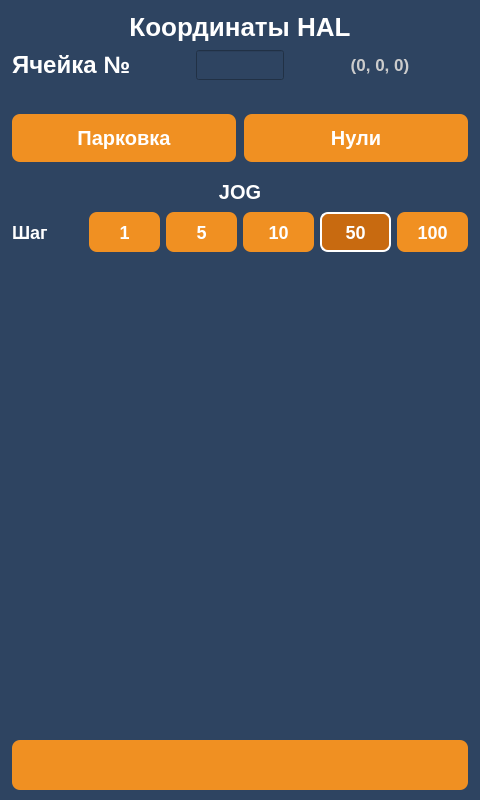
<?xml version="1.0" encoding="UTF-8"?>
<ui version="4.0">
 <class>screen_38_hal_coords</class>
 <widget class="QWidget" name="screen_38_hal_coords">
  <property name="geometry">
   <rect>
    <x>0</x>
    <y>0</y>
    <width>480</width>
    <height>800</height>
   </rect>
  </property>
  <property name="windowTitle">
   <string>screen_38_hal_coords</string>
  </property>
  <property name="styleSheet">
   <string notr="true">QWidget{
	background-color: #2e4461;
}
QLabel {
	background: none;
	color: #FFFFFF;
	border-width: 0px;
	border-radius: 0px;
	font-family: &quot;Roboto&quot;, Sans-serif;
}
QPushButton {
	color: #FFFFFF;
	background-color: #f09022;
	border-width: 0px;
	border-radius: 8px;
	font-weight: 600;
	font-family: &quot;Roboto&quot;, Sans-serif;
}</string>
  </property>
  <layout class="QVBoxLayout" name="verticalLayout">
   <property name="leftMargin">
    <number>12</number>
   </property>
   <property name="topMargin">
    <number>12</number>
   </property>
   <property name="rightMargin">
    <number>12</number>
   </property>
   <property name="bottomMargin">
    <number>10</number>
   </property>
   <property name="spacing">
    <number>8</number>
   </property>
   <item>
    <widget class="QLabel" name="lbl_title">
     <property name="text">
      <string>Координаты HAL</string>
     </property>
     <property name="alignment">
      <set>Qt::AlignCenter</set>
     </property>
     <property name="styleSheet">
      <string notr="true">font-size: 26px; font-weight: 700;</string>
     </property>
    </widget>
   </item>
   <item>
    <layout class="QHBoxLayout" name="layout_cell_row">
     <item>
      <widget class="QLabel" name="lbl_cell">
       <property name="text">
        <string>Ячейка №</string>
       </property>
       <property name="styleSheet">
        <string notr="true">font-size: 24px; font-weight: 600;</string>
       </property>
      </widget>
     </item>
     <item>
      <widget class="QLineEdit" name="edit_cell_number">
       <property name="minimumSize">
        <size>
         <width>72</width>
         <height>30</height>
        </size>
       </property>
       <property name="maximumSize">
        <size>
         <width>88</width>
         <height>30</height>
        </size>
       </property>
       <property name="font">
        <font>
         <pointsize>18</pointsize>
        </font>
       </property>
       <property name="alignment">
        <set>Qt::AlignCenter</set>
       </property>
      </widget>
     </item>
     <item>
      <widget class="QLabel" name="lbl_cell_mot_coords">
       <property name="text">
        <string>(0, 0, 0)</string>
       </property>
       <property name="alignment">
        <set>Qt::AlignCenter</set>
       </property>
       <property name="styleSheet">
        <string notr="true">color: #CCCCCC; font-size: 17px; font-weight: 600;</string>
       </property>
      </widget>
     </item>
    </layout>
   </item>
   <item>
    <widget class="QLabel" name="lbl_input_error">
     <property name="text">
      <string/>
     </property>
     <property name="wordWrap">
      <bool>true</bool>
     </property>
     <property name="styleSheet">
      <string notr="true">color: #ffb4b4; font-size: 16px; font-weight: 600;</string>
     </property>
    </widget>
   </item>
   <item>
    <layout class="QHBoxLayout" name="layout_park_row">
     <property name="spacing">
      <number>8</number>
     </property>
     <item>
      <widget class="QPushButton" name="btn_hal_park">
       <property name="text">
        <string>Парковка</string>
       </property>
       <property name="styleSheet">
        <string notr="true">QPushButton { color: #FFFFFF; background-color: #f09022;border-radius: 8px; font-size: 20px; font-weight: 600; min-height: 48px; }</string>
       </property>
      </widget>
     </item>
     <item>
      <widget class="QPushButton" name="btn_hal_zero">
       <property name="text">
        <string>Нули</string>
       </property>
       <property name="styleSheet">
        <string notr="true">QPushButton { color: #FFFFFF; background-color: #f09022;border-radius: 8px; font-size: 20px; font-weight: 600; min-height: 48px; }</string>
       </property>
      </widget>
     </item>
    </layout>
   </item>
   <item>
    <spacer name="spacer_above_jog">
     <property name="orientation">
      <enum>Qt::Vertical</enum>
     </property>
     <property name="sizeType">
      <enum>QSizePolicy::Fixed</enum>
     </property>
     <property name="sizeHint" stdset="0">
      <size>
       <width>20</width>
       <height>10</height>
      </size>
     </property>
    </spacer>
   </item>
   <item>
    <widget class="QLabel" name="lbl_jog_title">
     <property name="text">
      <string>JOG</string>
     </property>
     <property name="alignment">
      <set>Qt::AlignCenter</set>
     </property>
     <property name="styleSheet">
      <string notr="true">font-size: 20px; font-weight: 600;</string>
     </property>
    </widget>
   </item>
   <item>
    <layout class="QHBoxLayout" name="layout_jog_step_row">
     <property name="spacing">
      <number>6</number>
     </property>
     <item>
      <widget class="QLabel" name="lbl_jog_step">
       <property name="text">
        <string>Шаг</string>
       </property>
       <property name="styleSheet">
        <string notr="true">font-size: 18px; font-weight: 600;</string>
       </property>
      </widget>
     </item>
     <item>
      <widget class="QPushButton" name="btn_jog_step_1">
       <property name="text">
        <string>1</string>
       </property>
       <property name="checkable">
        <bool>true</bool>
       </property>
       <property name="minimumSize">
        <size>
         <width>0</width>
         <height>40</height>
        </size>
       </property>
       <property name="styleSheet">
        <string notr="true">QPushButton { color: #FFFFFF; background-color: #f09022; border-radius: 8px; font-size: 18px; font-weight: 600; min-height: 40px; }
QPushButton:checked { background-color: #c86a10; border: 2px solid #FFFFFF; }</string>
       </property>
      </widget>
     </item>
     <item>
      <widget class="QPushButton" name="btn_jog_step_5">
       <property name="text">
        <string>5</string>
       </property>
       <property name="checkable">
        <bool>true</bool>
       </property>
       <property name="minimumSize">
        <size>
         <width>0</width>
         <height>40</height>
        </size>
       </property>
       <property name="styleSheet">
        <string notr="true">QPushButton { color: #FFFFFF; background-color: #f09022; border-radius: 8px; font-size: 18px; font-weight: 600; min-height: 40px; }
QPushButton:checked { background-color: #c86a10; border: 2px solid #FFFFFF; }</string>
       </property>
      </widget>
     </item>
     <item>
      <widget class="QPushButton" name="btn_jog_step_10">
       <property name="text">
        <string>10</string>
       </property>
       <property name="checkable">
        <bool>true</bool>
       </property>
       <property name="minimumSize">
        <size>
         <width>0</width>
         <height>40</height>
        </size>
       </property>
       <property name="styleSheet">
        <string notr="true">QPushButton { color: #FFFFFF; background-color: #f09022; border-radius: 8px; font-size: 18px; font-weight: 600; min-height: 40px; }
QPushButton:checked { background-color: #c86a10; border: 2px solid #FFFFFF; }</string>
       </property>
      </widget>
     </item>
     <item>
      <widget class="QPushButton" name="btn_jog_step_50">
       <property name="text">
        <string>50</string>
       </property>
       <property name="checkable">
        <bool>true</bool>
       </property>
       <property name="checked">
        <bool>true</bool>
       </property>
       <property name="minimumSize">
        <size>
         <width>0</width>
         <height>40</height>
        </size>
       </property>
       <property name="styleSheet">
        <string notr="true">QPushButton { color: #FFFFFF; background-color: #f09022; border-radius: 8px; font-size: 18px; font-weight: 600; min-height: 40px; }
QPushButton:checked { background-color: #c86a10; border: 2px solid #FFFFFF; }</string>
       </property>
      </widget>
     </item>
     <item>
      <widget class="QPushButton" name="btn_jog_step_100">
       <property name="text">
        <string>100</string>
       </property>
       <property name="checkable">
        <bool>true</bool>
       </property>
       <property name="minimumSize">
        <size>
         <width>0</width>
         <height>40</height>
        </size>
       </property>
       <property name="styleSheet">
        <string notr="true">QPushButton { color: #FFFFFF; background-color: #f09022; border-radius: 8px; font-size: 18px; font-weight: 600; min-height: 40px; }
QPushButton:checked { background-color: #c86a10; border: 2px solid #FFFFFF; }</string>
       </property>
      </widget>
     </item>
    </layout>
   </item>
   <item>
    <widget class="QWidget" name="widget_jog_placeholder" native="true">
     <property name="minimumSize">
      <size>
       <width>0</width>
       <height>10</height>
      </size>
     </property>
    </widget>
   </item>
   <item>
    <spacer name="verticalSpacer">
     <property name="orientation">
      <enum>Qt::Vertical</enum>
     </property>
     <property name="sizeHint" stdset="0">
      <size>
       <width>20</width>
       <height>40</height>
      </size>
     </property>
    </spacer>
   </item>
   <item>
    <widget class="QPushButton" name="btn_back">
     <property name="minimumSize">
      <size>
       <width>0</width>
       <height>50</height>
      </size>
     </property>
     <property name="maximumSize">
      <size>
       <width>16777215</width>
       <height>50</height>
      </size>
     </property>
     <property name="text">
      <string/>
     </property>
     <property name="icon">
      <iconset resource="../img/resources.qrc">
       <normaloff>:/icons/back_white.png</normaloff>:/icons/back_white.png</iconset>
     </property>
     <property name="iconSize">
      <size>
       <width>51</width>
       <height>51</height>
      </size>
     </property>
    </widget>
   </item>
  </layout>
 </widget>
 <resources>
  <include location="../img/resources.qrc"/>
 </resources>
 <connections/>
</ui>
